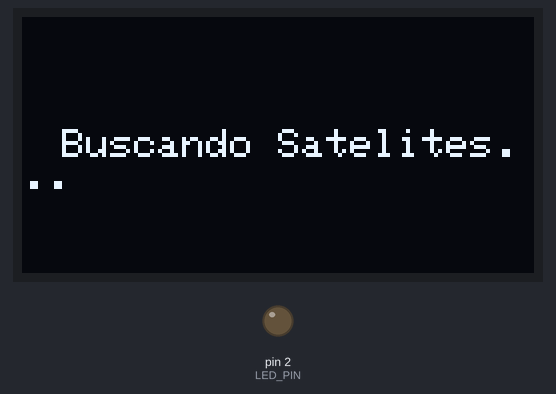
Simulated run of this sketch. Board: Arduino Uno, built with avr-gcc and run on an emulated ATmega328P. Parts: 128×64 one-colour display, output pins drawn as LEDs (lit = HIGH). Random numbers use the default seed unless the sketch sets one; what the sketch prints to the serial monitor is not drawn.

Above: at 3.5 s.
At 7.2 s:
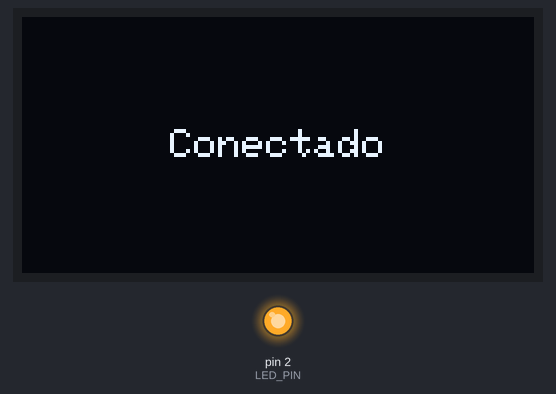
At 9.3 s:
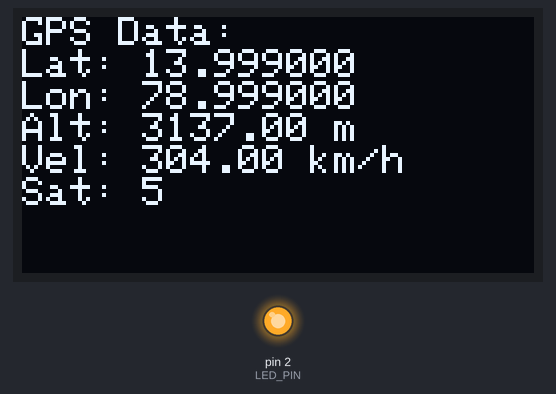
At 15.5 s:
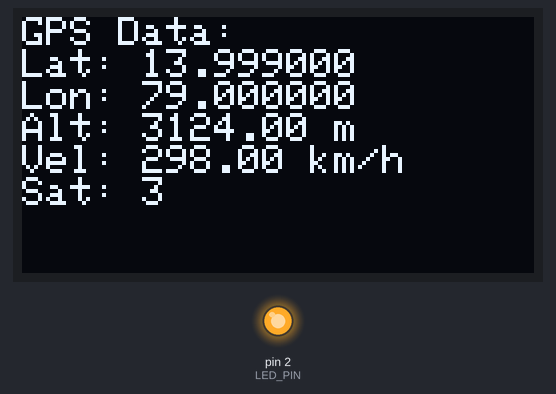
At 23.7 s:
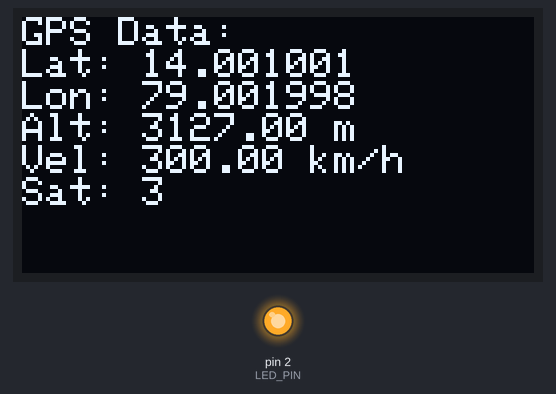
At 38.1 s:
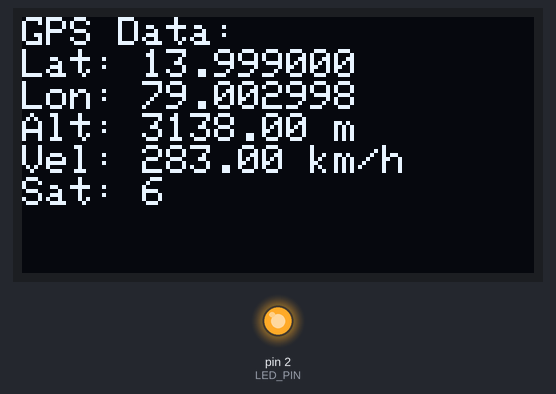

Measured:
- what the display in image 1 shows lasts 2.0 s, from 7.2 s to 9.2 s
- what the display in image 3 shows lasts 2.1 s, from 15.4 s to 17.5 s

The sketch:

wowki_gpstracker.ino
```cpp
#include <Wire.h>
#include <Adafruit_GFX.h>
#include <Adafruit_SSD1306.h>

#define SCREEN_WIDTH 128
#define SCREEN_HEIGHT 64

Adafruit_SSD1306 display(SCREEN_WIDTH, SCREEN_HEIGHT, &Wire, -1);

const int LED_PIN = 2; // Número de pin correspondiente al LED integrado

float latitude;
float longitude;
float altitude;
float velocity;
int satellites;


void setup() {
  // Inicializar la comunicación I2C
  Wire.begin();

  // Inicializar la pantalla OLED
  display.begin(SSD1306_SWITCHCAPVCC, 0x3C);
  display.clearDisplay();

  // Configurar el tamaño y el color del texto
  display.setTextSize(1);
  display.setTextColor(SSD1306_WHITE);

  // Configurar el pin del LED como salida
  pinMode(LED_PIN, OUTPUT);

  // Generar coordenadas GPS aleatorias
  randomSeed(analogRead(0));
  latitude = random(-90, 90);
  longitude = random(-180, 180);
  altitude = random(0, 5500);
  velocity = random(0, 300);
  satellites = random(0, 10);

  // Mostrar mensaje "Conectando" mientras se establece la conexión
  displayMessage("Conectando", (1000,3000), true);

  // Mostrar mensaje "Buscando Satélites" mientras se busca la señal
  displayMessage("Buscando Satelites", (1000,4000), true);


  // Encender el LED antes de mostrar los datos
  digitalWrite(LED_PIN, HIGH);

  // Mostrar mensaje "Conectado" y las coordenadas GPS
  displayMessage("Conectado", 2000, false);
  displayCoordinates();
 // Configurar la comunicación serie con una velocidad de 9600 bps
  Serial.begin(9600);
}

void loop() {


  // Generar nuevas coordenadas GPS aleatorias
  latitude += random(-1, 2) * 0.001;
  longitude += random(-1, 2) * 0.001;
  altitude = constrain(altitude + random(-10, 11), 0, 5500);
  velocity = constrain(velocity + random(-10, 11), 0, 300);
  satellites = random(0, 10);

  // Actualizar la pantalla con las nuevas coordenadas
  displayCoordinates();

  delay(2000); // Esperar 2 segundos antes de generar nuevas coordenadas
}

void displayCoordinates() {
  display.clearDisplay();
  display.setCursor(0, 0);
  display.println("GPS Data:");
  display.print("Lat: ");
  display.println(latitude, 6);
  display.print("Lon: ");
  display.println(longitude, 6);
  display.print("Alt: ");
  display.print(altitude, 2);
  display.println(" m");
  display.print("Vel: ");
  display.print(velocity, 2);
  display.println(" km/h");
  display.print("Sat: ");
  display.println(satellites);
  display.display();

  // Mostrar los datos en la consola serial
  Serial.println("GPS Data:");
  Serial.print("Lat: ");
  Serial.println(latitude, 6);
  Serial.print("Lon: ");
  Serial.println(longitude, 6);
  Serial.print("Alt: ");
  Serial.print(altitude, 2);
  Serial.println(" m");
  Serial.print("Vel: ");
  Serial.print(velocity, 2);
  Serial.println(" km/h");
  Serial.print("Sat: ");
  Serial.println(satellites);
  Serial.println();
}

void displayMessage(const char *message, unsigned long duration, bool showDots) {
  display.clearDisplay();
  display.setTextSize(1);
  display.setTextColor(SSD1306_WHITE);

  unsigned long startTime = millis();
  unsigned long elapsedTime = 0;
  int dotCount = 0;

  while (elapsedTime < duration) {
    display.clearDisplay();
    display.setCursor((SCREEN_WIDTH - strlen(message) * 6) / 2, (SCREEN_HEIGHT - 8) / 2);

    display.print(message);

    if (showDots) {
      display.setCursor((SCREEN_WIDTH - strlen(message) * 6) / 2 + strlen(message) * 6, (SCREEN_HEIGHT - 8) / 2);
      for (int i = 0; i < dotCount; i++) {
        display.print('.');
      }
    }

    display.display();

    // Actualizar los puntos en cada iteración
    if (showDots) {
      dotCount = (dotCount + 1) % 4;
    }

    elapsedTime = millis() - startTime;
  }

  display.clearDisplay();
  display.display();
}
```
